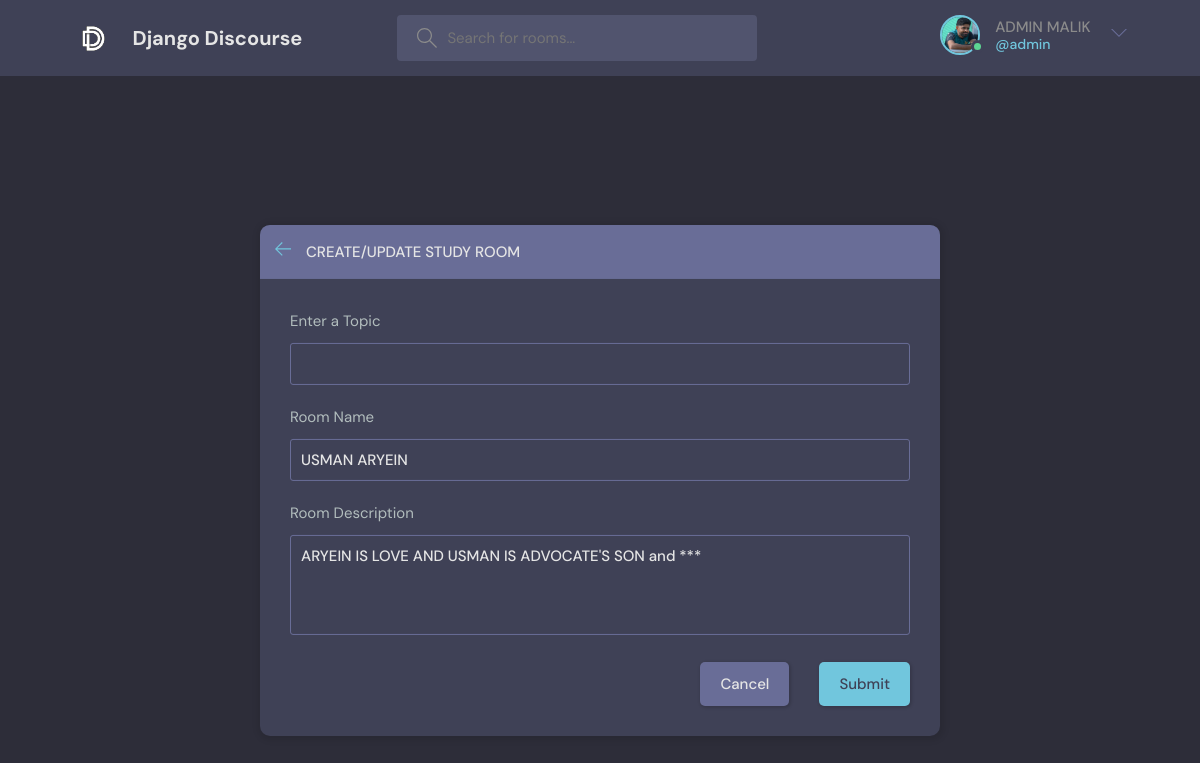
/update-room/1/ (signed in), run on the app's committed database.
### chat/models.py (models this page shows, shortened)
class User(AbstractUser):
    name = models.CharField(max_length=200,null=True)
    email = models.EmailField(unique=True,null=True)
    bio = models.TextField(null=True)
    avatar = models.ImageField(null=True,default="avatar.svg")
    USERNAME_FIELD = 'email'
    REQUIRED_FIELDS = []

class Room(models.Model):
    host = models.ForeignKey(User,on_delete=models.SET_NULL,null=True)
    name = models.CharField(max_length=200)
    description = models.TextField(null=True,blank=True)
    participants = models.ManyToManyField(User,related_name="Participants",blank=True)
    topic = models.ForeignKey(Topic,on_delete=models.SET_NULL,null=True)
    updated = models.DateTimeField(auto_now=True)
    created = models.DateTimeField(auto_now_add=True)
    class Meta:
        ordering = ['-updated','-created']

### chat/views.py (the view, shortened to what this page needs)
# urls.py: path('update-room/<str:pk>/',views.updateRoom,name="update-room"),
@login_required(login_url='loginpage')
def updateRoom(request,pk):
    room = Room.objects.get(id=pk)
    form = RoomForm(instance=room)
    topics = Topic.objects.all()
    if  request.user != room.host:
        messages.error(request,"Only Room Owner can edit!")
        return redirect('home')
    context = {'form' : form,'page' : 'Update Room','topics' : topics,'room' : room}
    return render(request,'chat/room_form.html',context)

### chat/forms.py
class RoomForm(ModelForm):
    class Meta:
        model = Room
        fields = '__all__'
        exclude = ['host','participants']

### chat/templates/chat/room_form.html (shortened to what this page needs)
{% extends 'base.html' %}
{% block content %}
<main class="create-room layout">
  <div class="container">
    <div class="layout__box">
      <div class="layout__boxHeader">
        <div class="layout__boxTitle">
          <a href="{{request.META.HTTP_REFERER}}">
            <svg version="1.1" xmlns="http://www.w3.org/2000/svg" width="32" height="32" viewBox="0 0 32 32">
              <title>arrow-left</title>
              <path
                d="M13.723 2.286l-13.723 13.714 13.719 13.714 1.616-1.611-10.96-10.96h27.625v-2.286h-27.625l10.965-10.965-1.616-1.607z">
              </path>
            </svg>
          </a>
          <h3>Create/Update Study Room</h3>
        </div>
      </div>
      <div class="layout__body">
        <form class="form" action="" method="POST">
          <div class="form__group">
            <label for="room_topic">Enter a Topic</label>
            <input required type="text" value="{{room.topic.name}}" name="topic" list="topic-list" />
          </div>
          <div class="form__group">
            <label for="room_name">Room Name</label>
            {{form.name}}
          </div>
          <div class="form__group">
            <label for="room_description">Room Description</label>
            {{form.description}}
          </div>
          <div class="form__action">
            <a class="btn btn--dark" href="{{request.META.HTTP_REFERER}}">Cancel</a>
            <button class="btn btn--main" type="submit">Submit</button>
          </div>
        </form>
      </div>
    </div>
  </div>
</main>
{% endblock content %}

### templates/navbar.html (shortened to what this page needs)
{% load static %}
<header class="header header--loggedIn">
    <div class="container">
      <a href="{% url 'home' %}" class="header__logo">
        <img style="mix-blend-mode:lighten;height: 39px;width: 39px;" src="{% static 'images/DD.jpg' %}" />
        <h1>Django Discourse</h1>
      </a>
      <form class="header__search" method="GET" action="{% url 'home' %}">
        <label>
          <input name="q" placeholder="Search for rooms..." />
        </label>
      </form>
      <nav class="header__menu">
        {% if request.user.is_authenticated %}
        <div class="header__user">
          <a href="{% url 'userprofile' request.user.id %}">
            <div class="avatar avatar--medium active">
              <img src="{{request.user.avatar.url}}" />
            </div>
            <p style="text-transform: uppercase;">{{ request.user.name }} <span style="text-transform: none;">@{{ request.user.username}}</span></p>
          </a>
          <button class="dropdown-button">
            <svg version="1.1" xmlns="http://www.w3.org/2000/svg" width="32" height="32" viewBox="0 0 32 32">
              <title>chevron-down</title>
              <path d="M16 21l-13-13h-3l16 16 16-16h-3l-13 13z"></path>
            </svg>
          </button>
        </div>
        {% else %}
        <a href="{% url 'loginpage' %}">
          <img src="{% static 'images/avatar.svg' %}" />
          <p>Login</p>
        </a>
        {% endif %}
      </nav>
    </div>
  </header>

### chat/templates/chat/room_form.html (style rules this page uses)
.layout__box { margin-top: 60px; }

### data on the page
User: user.avatar (picture), user.name "ADMIN MALIK", user.username "admin"
Room: name "USMAN ARYEIN", description "ARYEIN IS LOVE AND USMAN IS ADVOCATE'S SON and ***"
